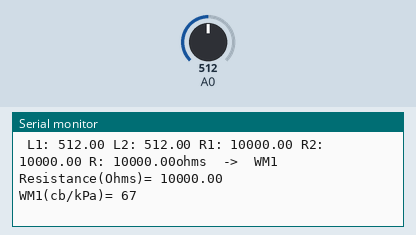
The sketch below on a simulated Arduino Uno, built with avr-gcc and run on an emulated ATmega328P. On the bench: the last lines printed to the serial monitor. Inputs (shaded band) come from the test bench; at power-on: A0 = 512.

Above: at 1.3 s.
1.4 s: A0 set to 0
At 2.7 s:
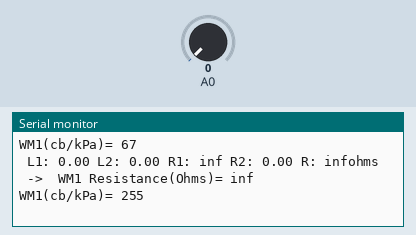
5.5 s: A0 set to 122
At 7.3 s:
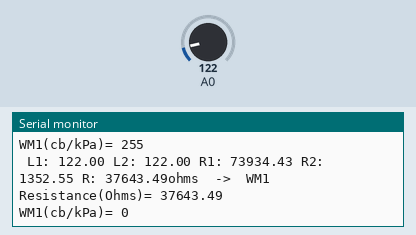
Timing chart, 0 to 8.8 s (numbered marks = the images above; inputs shaded):
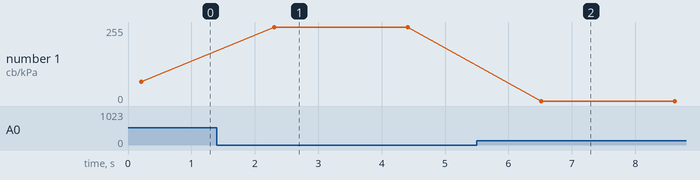

Measured:
- after the input at 1.4 s, the serial monitor: prints a new line after 0.91 s (image 1)
- after the input at 5.5 s, the serial monitor: prints a new line after 1.0 s (image 2)
- plotted number 1: 67 → 255 after the input at 1.4 s

The sketch:

WM_Read_Uno.ino
```cpp
#include <math.h>

//********************************************************************************************************************
//***********************************************Version 1.1**********************************************************
//************Documentation available at : www.irrometer.com/200ss.html ******************************************
// Version 1.1 updated 7/21/2023 by Jeremy Sullivan, Irrometer Co Inc.*****************************************************
// Code tested on Arduino UNO R3
// Purpose of this code is to demonstrate valid WM reading code, circuitry and excitation using a voltage divider and "psuedo-ac" method
// This program uses a modified form of Dr. Clint Shock's 1998 calibration equation.
// Sensor to be energized by digital pin 11 or digital pin 5, alternating between HIGH and LOW states

//As a simplified example, this version reads one sensor only and assumes a default temperature of 24C.
//NOTE: the 0.09 excitation time may not be sufficient depending on circuit design, cable lengths, voltage, etc. Increase if necessary to get accurate readings, do not exceed 0.2
//NOTE: this code assumes a 10 bit ADC. If using 12 bit, replace the 1024 in the voltage conversions to 4096

#define num_of_read 1 // number of iterations, each is actually two reads of the sensor (both directions)
const int Rx = 10000;  //fixed resistor attached in series to the sensor and ground...the same value repeated for all WM and Temp Sensor.
const long default_TempC = 24;
const long open_resistance = 35000; //check the open resistance value by replacing sensor with an open and replace the value here...this value might vary slightly with circuit components
const long short_resistance = 200; // similarly check short resistance by shorting the sensor terminals and replace the value here.
const long short_CB = 240, open_CB = 255 ;
const int SupplyV = 5; // Assuming 5V output for SupplyV, this can be measured and replaced with an exact value if required
const float cFactor = 1.1; //correction factor optional for adjusting curve, 1.1 recommended to match IRROMETER devices as well as CS CR1000
int i, j = 0, WM1_CB = 0;
float SenV10K = 0, SenVWM1 = 0, SenVWM2 = 0, ARead_A1 = 0, ARead_A2 = 0, WM_Resistance = 0, WM1_Resistance = 0 ;

void setup()
{
  // initialize serial communications at 9600 bps:
  Serial.begin(250000);
  // initialize the pins, 5 and 11 randomly chosen. In the voltage divider circuit example in figure 1(www.irrometer.com/200ss.html), pin 11 is the "Output Pin" and pin 5 is the "GND".
  // if the direction is reversed, the WM1_Resistance A and B formulas would have to be swapped.
  pinMode(4, OUTPUT);
  pinMode(A1, OUTPUT);
  //set both low
  digitalWrite(4, LOW);
  digitalWrite(A1, LOW);

  delay(100);   // time in milliseconds, wait 0.1 minute to make sure the OUTPUT is assigned
}

void loop()
{
  while (j == 0)
  {

    //Read the first Watermark sensor

    WM1_Resistance = readWMsensor();
    WM1_CB = myCBvalue(WM1_Resistance, default_TempC, cFactor);

    //*****************output************************************

    Serial.print("WM1 Resistance(Ohms)= ");
    Serial.print(WM1_Resistance);
    Serial.print("\n");
    Serial.print("WM1(cb/kPa)= ");
    Serial.print(abs(WM1_CB));
    Serial.print("\n");

    delay(2000);
    //j=1;
  }
}

//conversion of ohms to CB
int myCBvalue(int res, float TC, float cF) {   //conversion of ohms to CB
  int WM_CB;
  float resK = res / 1000.0;
  float tempD = 1.00 + 0.018 * (TC - 24.00);

  if (res > 550.00) { //if in the normal calibration range
    if (res > 8000.00) { //above 8k
      WM_CB = (-2.246 - 5.239 * resK * (1 + .018 * (TC - 24.00)) - .06756 * resK * resK * (tempD * tempD)) * cF;
    } else if (res > 1000.00) { //between 1k and 8k
      WM_CB = (-3.213 * resK - 4.093) / (1 - 0.009733 * resK - 0.01205 * (TC)) * cF ;
    } else { //below 1k
      WM_CB = -(resK * 23.156 - 12.736) * tempD;
    }
  } else { //below normal range but above short (new, unconditioned sensors)
    if (res > 300.00)  {
      WM_CB = 0.00;
    }
    if (res < 300.00 && res >= short_resistance) { //wire short
      WM_CB = short_CB; //240 is a fault code for sensor terminal short
      Serial.print("Sensor Short WM \n");
    }
  }
  if (res >= open_resistance || res==0) {

    WM_CB = open_CB; //255 is a fault code for open circuit or sensor not present

  }
  return WM_CB;
}

//read ADC and get resistance of sensor
float readWMsensor() {  //read ADC and get resistance of sensor

  ARead_A1 = 0;
  ARead_A2 = 0;

  for (i = 0; i < num_of_read; i++) //the num_of_read initialized above, controls the number of read successive read loops that is averaged.
  {

    digitalWrite(A1, HIGH);   //Set pin 5 as Vs
    delayMicroseconds(90); //wait 90 micro seconds and take sensor read
    ARead_A1 += analogRead(A0); // read the analog pin and add it to the running total for this direction
    digitalWrite(A1, LOW);      //set the excitation voltage to OFF/LOW

    delay(100); //0.1 second wait before moving to next channel or switching MUX

    // Now lets swap polarity, pin 5 is already low

    digitalWrite(4, HIGH); //Set pin 11 as Vs
    delayMicroseconds(90); //wait 90 micro seconds and take sensor read
    ARead_A2 += analogRead(A0); // read the analog pin and add it to the running total for this direction
    digitalWrite(4, LOW);      //set the excitation voltage to OFF/LOW
  }

  SenVWM1 = ((ARead_A1 / 1024) * SupplyV) / (num_of_read); //get the average of the readings in the first direction and convert to volts
  SenVWM2 = ((ARead_A2 / 1024) * SupplyV) / (num_of_read); //get the average of the readings in the second direction and convert to volts

  double WM_ResistanceA = (Rx * (SupplyV - SenVWM1) / SenVWM1); //do the voltage divider math, using the Rx variable representing the known resistor
  double WM_ResistanceB = Rx * SenVWM2 / (SupplyV - SenVWM2);  // reverse
  double WM_Resistance = ((WM_ResistanceA + WM_ResistanceB) / 2); //average the two directions
  Serial.print(F(" L1: ")); Serial.print(ARead_A1); Serial.print(F(" L2: ")); Serial.print(ARead_A2);
  Serial.print(F(" R1: ")); Serial.print(WM_ResistanceA); Serial.print(F(" R2: ")); Serial.print(WM_ResistanceB);
  Serial.print(F(" R: ")); Serial.print(WM_Resistance); Serial.print(F("ohms  ->  "));
  return WM_Resistance;
}
```
